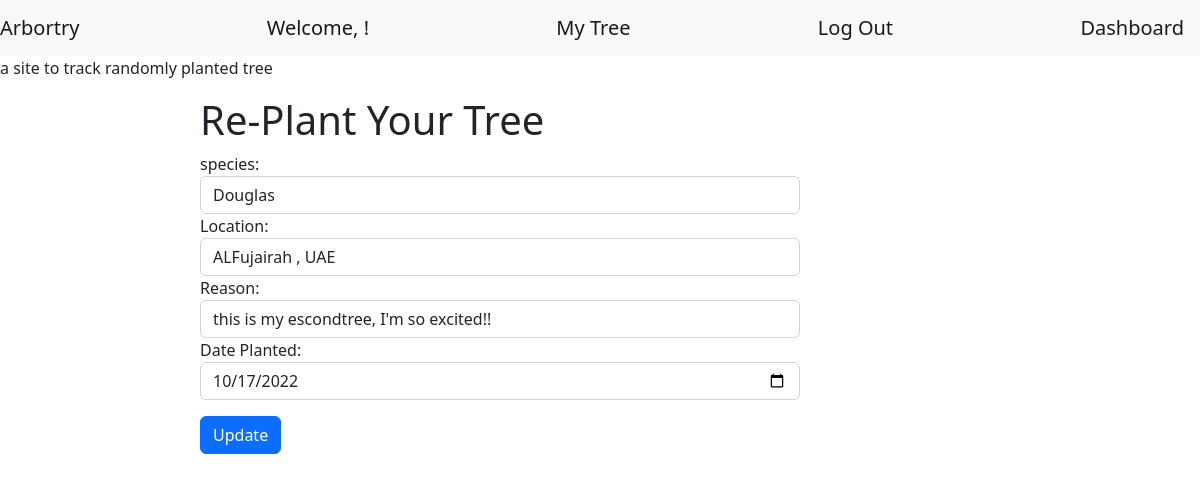
/edit/125/, run on the app's committed database.
### loginApp/models.py (models this page shows)
class Plant(models.Model):
    planted_by = models.ForeignKey(User, related_name="plants", on_delete = models.CASCADE)
    visited_by = models.ManyToManyField(User, related_name="visited_trees")
    species = models.CharField(max_length=255)
    location = models.CharField(max_length=255)
    reason = models.CharField(max_length=255)
    date = models.DateTimeField()
    created_at= models.DateTimeField(auto_now_add=True)
    updated_at= models.DateTimeField(auto_now=True)
    objects=PlantManager()

### loginApp/views.py (the view)
# urls.py: path('edit/<int:tree_id>/', views.edit),
def edit(request, tree_id):
    context={
        "the_tree": Plant.objects.get(id=tree_id)
    }
    return render(request, "editpage.html",context )

### loginApp/templates/editpage.html (shortened to what this page needs)
<!DOCTYPE html>
<html lang="en">
<head>
    {% load static %}
    <link href="https://cdn.jsdelivr.net/npm/bootstrap@5.2.2/dist/css/bootstrap.min.css" rel="stylesheet">
</head>
<body>
    <nav class="navbar navbar-light bg-light">
        <p class="navbar-brand mb-0">Arbortry </p>
        <p class="navbar-brand ml-auto mb-0">Welcome, {{request.session.firstname}} {{request.session.lastname}} !</p>
        <a class="navbar-brand" href="/user/account">My Tree</a>
        <a class="navbar-brand" href="/destroy">Log Out</a>
        <a class="navbar-brand" href="/dashboard">Dashboard</a>
    </nav>
    <p>a site to track randomly planted tree </p>
    <form class="form-group col-6" action="/update/{{the_tree.id}}" method="POST">
        <h1>Re-Plant Your Tree</h1>
        <label for="species">species:</label>
        <input class="form-control" type="text" name="species" value="{{the_tree.species}}">
        <label for="location">Location:</label>
        <input class="form-control" type="text" name="location" value="{{the_tree.location}}">
        <label for="reason">Reason:</label>
        <input class="form-control" type="text" name="reason" value="{{the_tree.reason}}">
        <label for="date">Date Planted:</label>
        <input class="form-control" type="date" name="date" value="{{the_tree.date|date:'Y-m-d'}}">
        <button class="btn btn-primary mt-3" type="submit">Update</button>

### loginApp/templates/editpage.html (style rules this page uses)
form { margin-left: 200px; }

### data on the page
Plant: species "Douglas", location "ALFujairah , UAE", reason "this is my escondtree, I'm so excited!!", date "10/17/2022"
